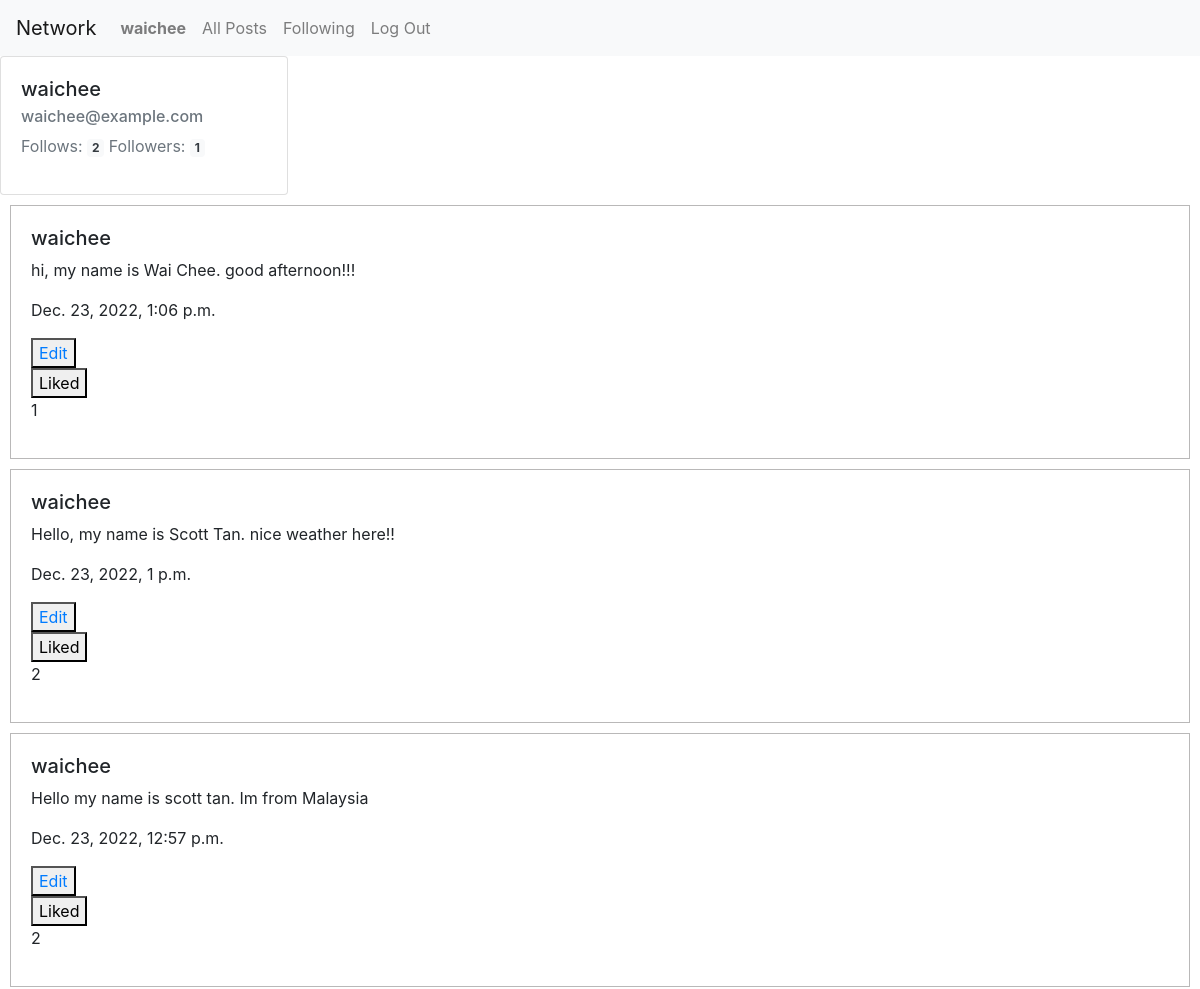
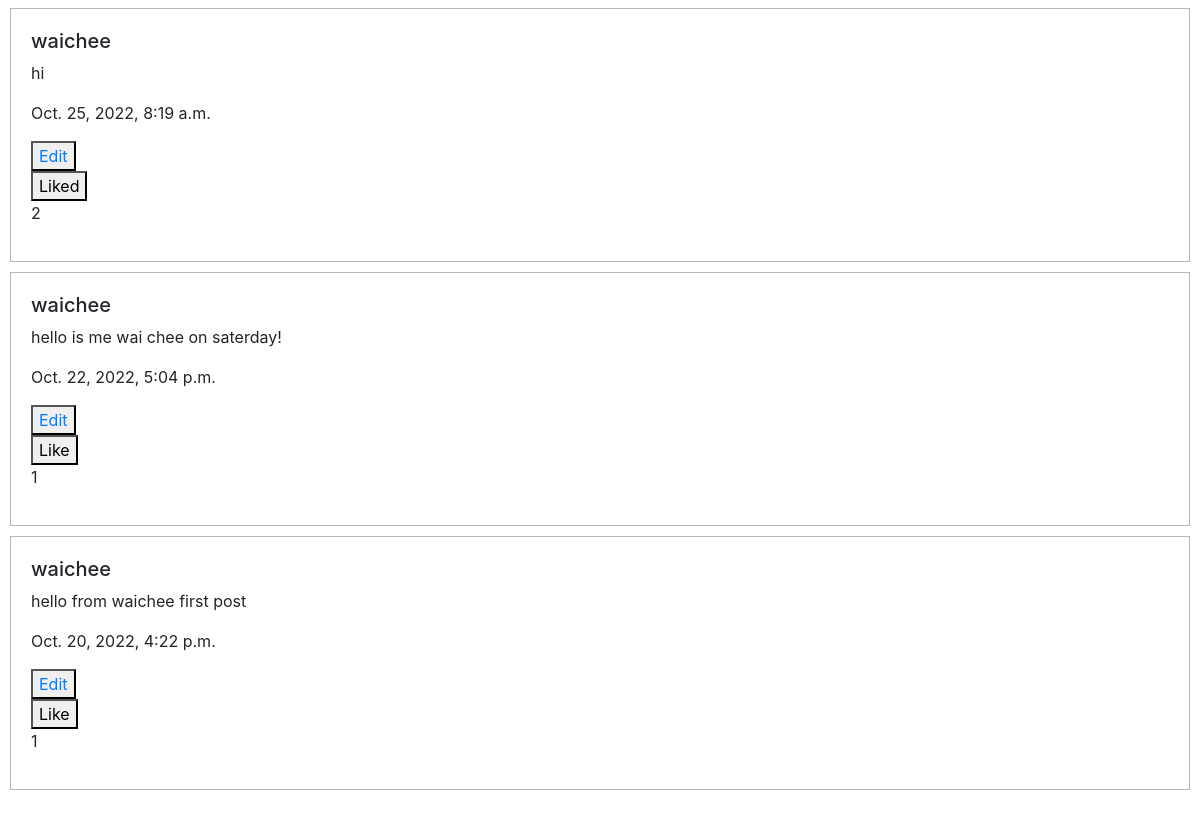
Page /profile/waichee (signed in) on the committed database (2 pictures, top to bottom).
### network/models.py (models this page shows, shortened)
class User(AbstractUser):
    pass

class Post(models.Model):
    user = models.ForeignKey(User, on_delete=models.CASCADE, related_name="posts")
    content = models.CharField(max_length=300)
    timestamp = models.DateTimeField(auto_now_add=True)
    like = models.ManyToManyField(User, blank=True, related_name="liked_user")

### network/views.py (the view)
# urls.py: path("profile/<str:username>", views.profile, name="profile"),
def profile(request, username):
    is_following = 0
    userinfo = User.objects.get(username=username)
    if request.user.is_authenticated:
        currentuser = request.session['_auth_user_id']
        is_following = Follower.objects.filter(follower=currentuser, following=userinfo).count()
        postData = Post.objects.filter(user=userinfo.id).order_by('-timestamp')
    else:
        postData = Post.objects.filter(username=userinfo.id).order_by('-timestamp')
    total_following = Follower.objects.filter(follower=userinfo).count()
    total_followers = Follower.objects.filter(following=userinfo).count()
    paginator = Paginator(postData, POST_PER_PAGE)
    page_number = request.GET.get('page')
    page_obj = paginator.get_page(page_number)
    return render(request, "network/profile.html",{
        "postData" : page_obj,
        "userinfo" : userinfo,
        "total_following" : total_following,
        "total_followers" : total_followers,
        "is_following" : is_following
    })

### network/templates/network/profile.html (shortened to what this page needs)
{% extends "network/layout.html" %}
{% load static %}
{% block body %}
<div class="card" style="width: 18rem;">
  <div class="card-body">
    <h5 class="card-title">{{ userinfo.username }}</h5>
    <h6 class="card-subtitle mb-2 text-muted">{{ userinfo.email }}</h6>
    <div style="display: flex">
      <p class="text-muted">
        Follows:
        <span id="numfollowing" class="badge bg-light text-dark">{{ total_following }}</span>
        Followers:
        <span id="numfollowers" class="badge bg-light text-dark">{{ total_followers }}</span>
      </p>
    </div>
  </div>
</div>
  {% for post in postData %}
  <div class="box">
    <h5>{{ post.user }}</h5>
    <p id="post-content-{{post.id}}" class="post">{{ post.content }}</p>
    <p>{{ post.timestamp }}</p>
    <button class="text-primary edit" data-id="{{post.id}}" id="edit-btn-{{post.id}}">Edit</button>
    <br>
    {% if not request.user in post.like.all %}
    <button data-id="{{post.id}}" id="post-like-{{post.id}}" class="likedpost" data-liked="no">Like</button>
    {% else %}
    <button data-id="{{post.id}}" id="post-like-{{post.id}}" class="likedpost" data-liked="yes">Liked</button>
    {% endif %}
    <p id="post-count-{{post.id}}">{{post.like.count}}</p>
  </div>
  {% endfor %}
{% endblock %}

### network/templates/network/layout.html (shortened to what this page needs)
{% load static %}
<!DOCTYPE html>
<html lang="en">
    <head>
        <link rel="stylesheet" href="https://stackpath.bootstrapcdn.com/bootstrap/4.4.1/css/bootstrap.min.css">
        <link href="{% static 'network/styles.css' %}" rel="stylesheet">
    </head>
    <body>
        <nav class="navbar navbar-expand-lg navbar-light bg-light">
            <a class="navbar-brand" href="#">Network</a>
            <div>
              <ul class="navbar-nav mr-auto">
                {% if user.is_authenticated %}
                    <li class="nav-item">
                        <a class="nav-link" href="{% url 'profile' user.username %}"><strong>{{ user.username }}</strong></a>
                    </li>
                {% endif %}
                <li class="nav-item">
                  <a class="nav-link" href="{% url 'index' %}" id="allPosts">All Posts</a>
                </li>
                {% if user.is_authenticated %}
                    <li class="nav-item">
                        <a class="nav-link" href="{% url 'following' %}" id="following">Following</a>
                    </li>
                    <li class="nav-item">
                        <a class="nav-link" href="{% url 'logout' %}" id="logOut">Log Out</a>
                    </li>
                {% endif %}
              </ul>
            </div>
          </nav>
        <div class="body">
            {% block body %}
            {% endblock %}
        </div>
    </body>
</html>

### network/static/network/styles.css (style rules this page uses)
.box { padding: 20px; border: 1px solid rgb(185, 184, 184); margin: 10px; }
.edit { cursor: pointer; }

### rows in the picture
User: username "waichee", email "waichee@example.com"
Post: user "waichee", content "hi, my name is Wai Chee. good afternoon!!!", timestamp "Dec. 23, 2022, 1:06 p.m.", like.count "1"
Post: user "waichee", content "Hello, my name is Scott Tan. nice weather here!!", timestamp "Dec. 23, 2022, 1 p.m.", like.count "2"
Post: user "waichee", content "Hello my name is scott tan. Im from Malaysia", timestamp "Dec. 23, 2022, 12:57 p.m.", like.count "2"
Post: user "waichee", content "hi", timestamp "Oct. 25, 2022, 8:19 a.m.", like.count "2"
Post: user "waichee", content "hello is me wai chee on saterday!", timestamp "Oct. 22, 2022, 5:04 p.m.", like.count "1"
Post: user "waichee", content "hello from waichee first post", timestamp "Oct. 20, 2022, 4:22 p.m.", like.count "1"

### other values in the picture
{{ total_following }} "2"
{{ total_followers }} "1"
